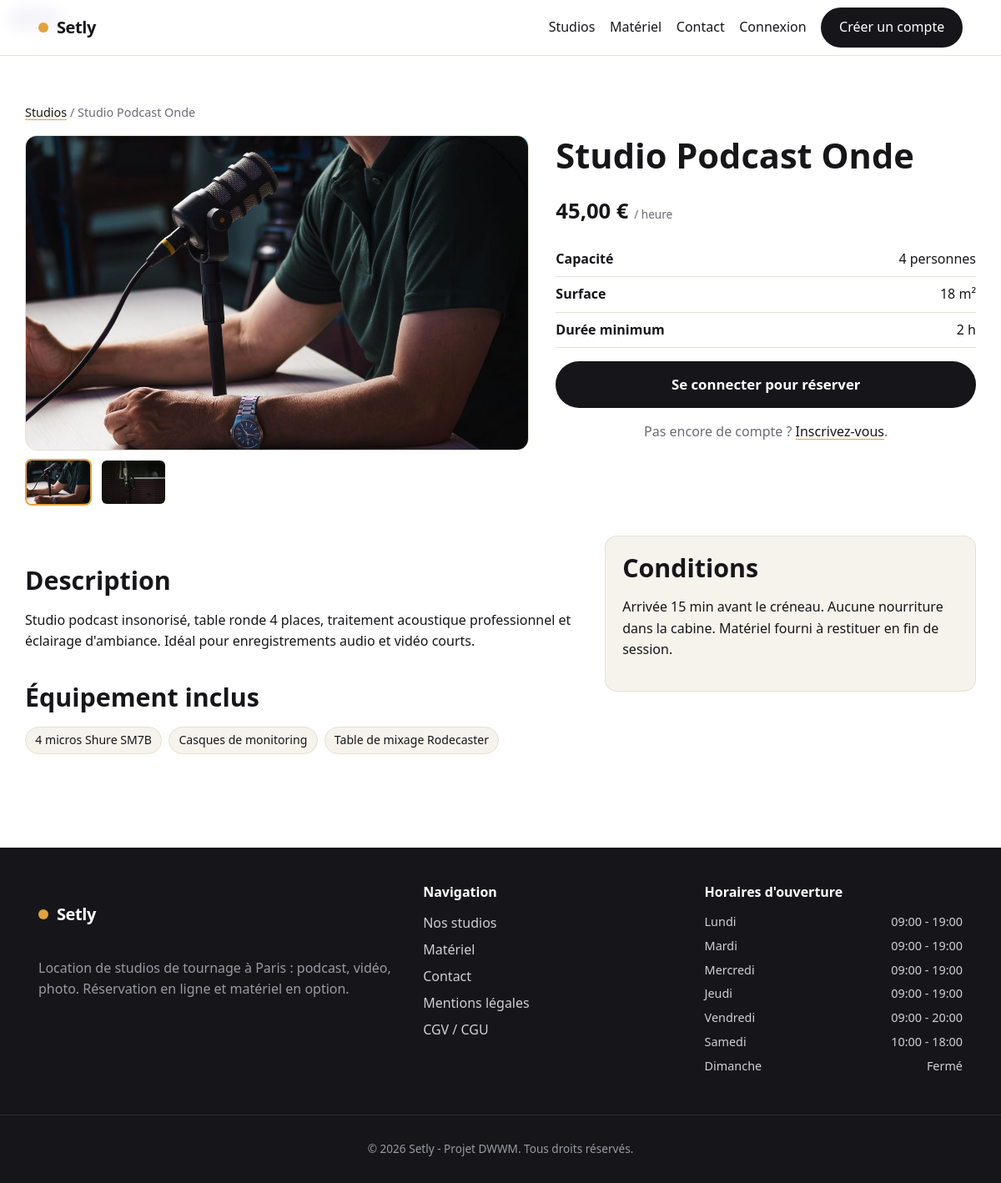
/studios/1, run on the app's committed database.
### tables this page shows
CREATE TABLE studio (
    id_studio           INT AUTO_INCREMENT PRIMARY KEY,
    id_type             INT NOT NULL,
    nom                 VARCHAR(120) NOT NULL,
    description         TEXT,
    capacite            INT NOT NULL,
    surface_m2          INT,
    tarif_horaire_cents INT NOT NULL,
    duree_min_heures    INT NOT NULL DEFAULT 2,
    conditions          TEXT,
    actif               TINYINT(1) NOT NULL DEFAULT 1,
    CONSTRAINT fk_studio_type FOREIGN KEY (id_type) REFERENCES type_studio(id_type)
);

CREATE TABLE horaire (
    id_horaire      INT AUTO_INCREMENT PRIMARY KEY,
    jour_semaine    VARCHAR(10) NOT NULL,
    heure_ouverture TIME,
    heure_fermeture TIME,
    ferme           TINYINT(1) NOT NULL DEFAULT 0
);

### src/Controller/Controller.php (called while the page is built, shortened)
<?php
abstract class Controller
{
    protected function view(string $template, array $data = [], string $layout = 'layouts/main'): void
    {
        View::render($template, $data, $layout);
    }
}

### src/Controller/PublicController.php (called while the page is built, shortened)
<?php
final class PublicController extends Controller
{
    public function studio(Request $request, string $id): void
    {
        $studio = Studio::find((int) $id);
        $this->view('public/studio', [
            'title'       => $studio['nom'] . ' — Setly',
            'studio'      => $studio,
            'photos'      => Studio::photos((int) $id),
            'equipements' => Studio::equipements((int) $id),
        ]);
    }
}

### public/index.php (called while the page is built, shortened)
<?php
require __DIR__ . '/../src/bootstrap.php';
$routes = require __DIR__ . '/../config/routes.php';
$router = new Router($routes);
$router->dispatch(
    $_SERVER['REQUEST_METHOD'],
    parse_url($_SERVER['REQUEST_URI'], PHP_URL_PATH) ?: '/'
);

### src/bootstrap.php (called while the page is built, shortened)
<?php
spl_autoload_register(static function (string $class): void {
    $prefix  = 'App\\';
    $baseDir = __DIR__ . '/';
    $relative = substr($class, strlen($prefix));
    $file     = $baseDir . str_replace('\\', '/', $relative) . '.php';
});
App\Core\Config::load(require __DIR__ . '/../config/config.php');
require __DIR__ . '/helpers.php';

### src/Core/Config.php (called while the page is built, shortened)
<?php
final class Config
{
    private static array $items = [];
    public static function load(array $items): void
    {
        self::$items = $items;
    }
    public static function get(string $key, mixed $default = null): mixed
    {
        $segments = explode('.', $key);
        $value    = self::$items;
        foreach ($segments as $segment) {
            if (is_array($value) && array_key_exists($segment, $value)) {
                $value = $value[$segment];
            } else {
                return $default;
            }
        }
        return $value;
    }
}

### src/Core/Database.php (called while the page is built, shortened)
<?php
final class Database
{
    private static ?PDO $pdo = null;
    public static function connection(): PDO
    {
        if (self::$pdo instanceof PDO) {
            return self::$pdo;
        }
        $host = Config::get('db.host');
        $port = Config::get('db.port');
        $name = Config::get('db.name');
        $dsn  = "mysql:host={$host};port={$port};dbname={$name};charset=utf8mb4";
        $options = [
            PDO::ATTR_ERRMODE            => PDO::ERRMODE_EXCEPTION,
            PDO::ATTR_DEFAULT_FETCH_MODE => PDO::FETCH_ASSOC,
            PDO::ATTR_EMULATE_PREPARES   => false,
        ];
        $ca = (string) Config::get('db.ssl_ca');
        try {
            self::$pdo = new PDO($dsn, Config::get('db.user'), Config::get('db.pass'), $options);
        } catch (PDOException $e) {
            http_response_code(500);
            exit('Connexion à la base de données impossible.');
        }
        return self::$pdo;
    }
}

### src/Model/Studio.php (called while the page is built, shortened)
<?php
final class Studio
{
    public static function find(int $id): ?array
    {
        $stmt = Database::connection()->prepare(
            "SELECT s.*, t.libelle AS type_libelle,
                    (SELECT ROUND(AVG(a.note),1) FROM avis a WHERE a.id_studio = s.id_studio AND a.statut_moderation='valide') AS note_moyenne
             FROM studio s JOIN type_studio t ON t.id_type = s.id_type
             WHERE s.id_studio = :id"
        );
        $stmt->execute([':id' => $id]);
        $studio = $stmt->fetch();
        return $studio ?: null;
    }
}

### src/Core/Security.php (called while the page is built, shortened)
<?php
final class Security
{
    public static function e(?string $value): string
    {
        return htmlspecialchars((string) $value, ENT_QUOTES, 'UTF-8');
    }
}

### src/helpers.php (called while the page is built, shortened)
<?php
if (!function_exists('e')) {
    function e(?string $value): string
    {
        return Security::e($value);
    }
}
if (!function_exists('price')) {
    function price(int $cents): string
    {
        return TarifService::format($cents);
    }
}

### src/Service/TarifService.php (called while the page is built, shortened)
<?php
final class TarifService
{
    public static function format(int $cents): string
    {
        return number_format($cents / 100, 2, ',', ' ') . ' €';
    }
}

### src/Core/Session.php (called while the page is built, shortened)
<?php
final class Session
{
    public static function has(string $key): bool
    {
        return isset($_SESSION[$key]);
    }
}

### src/Core/Auth.php (called while the page is built, shortened)
<?php
final class Auth
{
    public static function check(): bool
    {
        return Session::has('user');
    }
    public static function hasRole(string ...$roles): bool
    {
        return self::check() && in_array(self::role(), $roles, true);
    }
}

### src/Model/Horaire.php (called while the page is built, shortened)
<?php
final class Horaire
{
    public static function all(): array
    {
        $rows = Database::connection()->query("SELECT * FROM horaire")->fetchAll();
        usort($rows, static fn ($a, $b) =>
            array_search($a['jour_semaine'], self::ORDER, true) <=> array_search($b['jour_semaine'], self::ORDER, true)
        );
        return $rows;
    }
}

### views/public/studio.php (the view, shortened to what this page needs)
<section class="container section">
    <nav class="breadcrumb" aria-label="Fil d'Ariane">
        <a href="/studios">Studios</a> <span aria-hidden="true">/</span> <?= e($studio['nom']) ?>
    </nav>
    <div class="studio-detail">
        <div class="studio-detail__gallery">
            <?php if ($photos): ?>
                <img class="studio-detail__main" src="<?= e($photos[0]) ?>" alt="<?= e($studio['nom']) ?>" id="photo-principale">
                <?php if (count($photos) > 1): ?>
                    <div class="thumbs">
                        <?php foreach ($photos as $i => $url): ?>
                            <button type="button" class="thumb <?= $i === 0 ? 'is-active' : '' ?>" data-src="<?= e($url) ?>" aria-label="Photo <?= $i + 1 ?>">
                                <img src="<?= e($url) ?>" alt="">
                            </button>
                        <?php endforeach; ?>
                    </div>
                <?php endif; ?>
            <?php else: ?>
                <img class="studio-detail__main" src="/assets/img/studios/placeholder.svg" alt="<?= e($studio['nom']) ?>">
            <?php endif; ?>
        </div>
        <div class="studio-detail__info">
            <span class="badge badge--<?= e($studio['type_libelle']) ?>"><?= e(ucfirst($studio['type_libelle'])) ?></span>
            <h1><?= e($studio['nom']) ?></h1>
            <p class="price price--lg"><?= price((int) $studio['tarif_horaire_cents']) ?> <span>/ heure</span></p>
            <ul class="specs">
                <li><strong>Capacité</strong> <?= e($studio['capacite']) ?> personnes</li>
                <li><strong>Surface</strong> <?= e($studio['surface_m2']) ?> m²</li>
                <li><strong>Durée minimum</strong> <?= e($studio['duree_min_heures']) ?> h</li>
            </ul>
            <?php if (Auth::hasRole('client')): ?>
                <a class="btn btn--primary btn--lg btn--block" href="/reserver/<?= (int) $studio['id_studio'] ?>">Réserver ce studio</a>
            <?php elseif (Auth::check()): ?>
                <p class="muted">Les réservations sont réservées aux comptes clients.</p>
            <?php else: ?>
                <a class="btn btn--primary btn--lg btn--block" href="/connexion">Se connecter pour réserver</a>
                <p class="muted muted--center">Pas encore de compte ? <a href="/inscription">Inscrivez-vous</a>.</p>
            <?php endif; ?>
        </div>
    </div>
    <div class="studio-detail__body">
        <div class="prose">
            <h2>Description</h2>
            <p><?= nl2br(e($studio['description'])) ?></p>
            <h2>Équipement inclus</h2>
            <ul class="tags">
                <?php foreach ($equipements as $eq): ?>
                    <li class="tag"><?= e($eq) ?></li>
                <?php endforeach; ?>
            </ul>
        </div>
        <aside class="conditions-box" aria-label="Conditions du studio">
            <h2>Conditions</h2>
            <p><?= nl2br(e($studio['conditions'])) ?></p>
        </aside>
    </div>
</section>

### src/Core/Router.php (shortened to what this page needs)
<?php
final class Router
{
    public function dispatch(string $method, string $path): void
    {
        $path = rtrim($path, '/') ?: '/';
        foreach ($this->routes as [$routeMethod, $routePath, $handler, $access]) {
            $pattern = $this->toRegex($routePath);
            if (preg_match($pattern, $path, $matches)) {
                $params = array_filter(
                    $matches,
                    static fn ($k) => !is_int($k),
                    ARRAY_FILTER_USE_KEY
                );
                [$class, $action] = explode('@', $handler);
                $controller = new $fqcn();
                $controller->$action(new Request(), ...array_values($params));
                return;
            }
        }
    }
    private function toRegex(string $path): string
    {
        $regex = preg_replace('#\{([a-zA-Z_]+)\}#', '(?P<$1>[^/]+)', $path);
        return '#^' . $regex . '$#';
    }
}

### views/partials/footer.php
<?php use App\Model\Horaire; $horairesFooter = Horaire::all(); ?>
<footer class="site-footer">
    <div class="container site-footer__grid">
        <div>
            <p class="brand brand--light"><span class="brand__dot" aria-hidden="true"></span>Setly</p>
            <p class="muted">Location de studios de tournage à Paris : podcast, vidéo, photo. Réservation en ligne et matériel en option.</p>
        </div>
        <nav aria-label="Liens de pied de page">
            <h2 class="site-footer__title">Navigation</h2>
            <ul class="site-footer__links">
                <li><a href="/studios">Nos studios</a></li>
                <li><a href="/materiel">Matériel</a></li>
                <li><a href="/contact">Contact</a></li>
                <li><a href="/mentions-legales">Mentions légales</a></li>
                <li><a href="/cgv">CGV / CGU</a></li>
            </ul>
        </nav>
        <div>
            <h2 class="site-footer__title">Horaires d'ouverture</h2>
            <ul class="site-footer__hours">
                <?php foreach ($horairesFooter as $h): ?>
                    <li>
                        <span><?= e(ucfirst($h['jour_semaine'])) ?></span>
                        <span><?= (int) $h['ferme'] === 1
                            ? 'Fermé'
                            : e(substr((string) $h['heure_ouverture'], 0, 5)) . ' - ' . e(substr((string) $h['heure_fermeture'], 0, 5)) ?></span>
                    </li>
                <?php endforeach; ?>
            </ul>
        </div>
    </div>
    <div class="site-footer__bottom">
        <p>© <?= date('Y') ?> Setly - Projet DWWM. Tous droits réservés.</p>
    </div>
</footer>

### data on the page
studio: nom "Studio Podcast Onde", tarif_horaire_cents "45,00 €", capacite "4", surface_m2 "18", duree_min_heures "2", description "Studio podcast insonorisé, table ronde 4 places, traitement acoustique professionnel et éclairage d'ambiance. Idéal pour enregistrements audio et vidéo courts.", conditions "Arrivée 15 min avant le créneau. Aucune nourriture dans la cabine. Matériel fourni à restituer en fin de session."
horaire: jour_semaine "Lundi", heure_ouverture "09:00", heure_fermeture "19:00"
horaire: jour_semaine "Mardi", heure_ouverture "09:00", heure_fermeture "19:00"
horaire: jour_semaine "Mercredi", heure_ouverture "09:00", heure_fermeture "19:00"
horaire: jour_semaine "Jeudi", heure_ouverture "09:00", heure_fermeture "19:00"
horaire: jour_semaine "Vendredi", heure_ouverture "09:00", heure_fermeture "20:00"
horaire: jour_semaine "Samedi", heure_ouverture "10:00", heure_fermeture "18:00"
horaire: jour_semaine "Dimanche", ferme "Fermé"

### other printed values
$eq "4 micros Shure SM7B"
$eq "Casques de monitoring"
$eq "Table de mixage Rodecaster"
